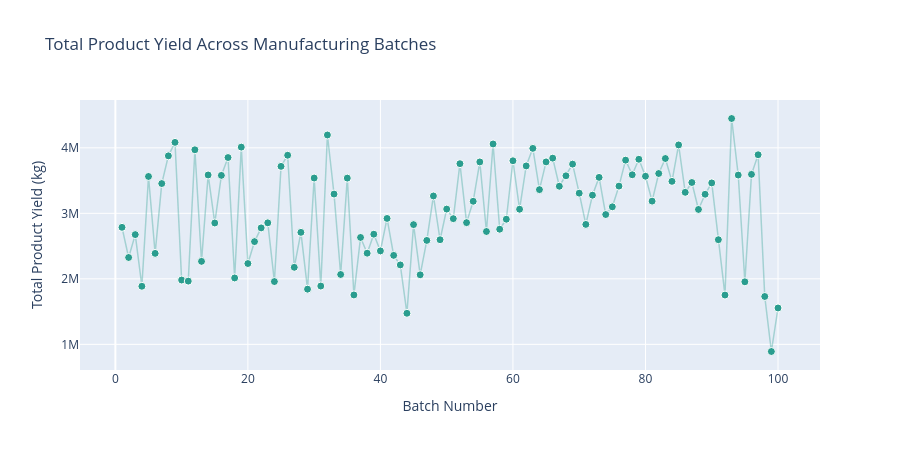

Source (notebook cell):
### Markdown cell above
---

## Section 4: Visualizing Product Yield Across Batches

In biomanufacturing, one major goal is **consistency**. Companies want batches to produce similar amounts of product. If some batches produce much less (or much more), scientists investigate why.

Run the cell below for an **interactive** line chart (using [Plotly](https://plotly.com/python/)). **Hover** over any point to see that batch's total yield, harvest amounts, and fault status—no separate dropdown needed.

### Code cell
yield_col = "Penicllin_yield_total (kg)"

plot_df = stats.copy()
plot_df["Batch Status"] = plot_df["Fault ref(0-NoFault 1-Fault)"].map(
    {0: "No Fault", 1: "Fault"}
)

fig = px.line(
    plot_df,
    x="Batch ref",
    y=yield_col,
    markers=True,
    hover_data={
        "Penicllin_harvested_during_batch(kg)": ":,.0f",
        "Penicllin_harvested_end_of_batch (kg)": ":,.0f",
        "Batch Status": True,
        "Fault ref(0-NoFault 1-Fault)": False,
        yield_col: ":,.0f",
    },
    labels={
        "Batch ref": "Batch Number",
        yield_col: "Total Product Yield (kg)",
    },
    title="Total Product Yield Across Manufacturing Batches",
)
# "closest" = highlight one point at a time (no vertical crosshair / dotted spike line)
fig.update_layout(
    hovermode="closest",
    height=450,
    hoverlabel=dict(bgcolor="white", font_size=12),
)
fig.update_xaxes(showspikes=False)
fig.update_yaxes(showspikes=False)
fig.update_traces(
    mode="lines+markers",
    line=dict(color="rgba(42, 157, 143, 0.35)", width=1.5),
    marker=dict(size=8, color="#2a9d8f", line=dict(width=1, color="white")),
    # Plotly enlarges/outlines the point under the cursor on hover (no extra property needed)
)

import plotly.io as pio
if "vscode" in pio.renderers:
    pio.renderers.default = "vscode"
fig.show()

### Figure 1 — Plotly figure (JSON) as saved in the notebook; plotly's stock layout.template omitted (floating-point values rounded to 4 significant figures; data arrays with more than 128 entries replaced by an {"elided": "..."} marker saying what was removed)
{"data": [{"customdata": {"elided": "100x4 mixed values"}, "hovertemplate": "Batch Number=%{x}<br>Total Product Yield (kg)=%{y:,.0f}<br>Penicllin_harvested_during_batch(kg)=%{customdata[0]:,.0f}<br>Penicllin_harvested_end_of_batch (kg)=%{customdata[1]:,.0f}<br>Batch Status=%{customdata[2]}<extra></extra>", "legendgroup": "", "line": {"color": "rgba(42, 157, 143, 0.35)", "dash": "solid", "width": 1.5}, "marker": {"color": "#2a9d8f", "line": {"color": "white", "width": 1}, "size": 8, "symbol": "circle"}, "mode": "lines+markers", "name": "", "orientation": "v", "showlegend": false, "type": "scatter", "x": [1, 2, 3, 4, 5, 6, 7, 8, 9, 10, 11, 12, 13, 14, 15, 16, 17, 18, 19, 20, 21, 22, 23, 24, 25, 26, 27, 28, 29, 30, 31, 32, 33, 34, 35, 36, 37, 38, 39, 40, 41, 42, 43, 44, 45, 46, 47, 48, 49, 50, 51, 52, 53, 54, 55, 56, 57, 58, 59, 60, 61, 62, 63, 64, 65, 66, 67, 68, 69, 70, 71, 72, 73, 74, 75, 76, 77, 78, 79, 80, 81, 82, 83, 84, 85, 86, 87, 88, 89, 90, 91, 92, 93, 94, 95, 96, 97, 98, 99, 100], "xaxis": "x", "y": [2786000.0, 2326000.0, 2675000.0, 1887000.0, 3563000.0, 2389000.0, 3455000.0, 3877000.0, 4083000.0, 1982000.0, 1965000.0, 3970000.0, 2267000.0, 3586000.0, 2853000.0, 3579000.0, 3852000.0, 2014000.0, 4011000.0, 2234000.0, 2568000.0, 2778000.0, 2855000.0, 1958000.0, 3717000.0, 3887000.0, 2176000.0, 2709000.0, 1842000.0, 3539000.0, 1890000.0, 4196000.0, 3294000.0, 2066000.0, 3538000.0, 1754000.0, 2632000.0, 2392000.0, 2682000.0, 2426000.0, 2922000.0, 2358000.0, 2212000.0, 1474000.0, 2828000.0, 2062000.0, 2586000.0, 3265000.0, 2597000.0, 3065000.0, 2918000.0, 3758000.0, 2858000.0, 3184000.0, 3784000.0, 2723000.0, 4059000.0, 2758000.0, 2910000.0, 3802000.0, 3063000.0, 3724000.0, 3992000.0, 3362000.0, 3785000.0, 3843000.0, 3413000.0, 3573000.0, 3751000.0, 3308000.0, 2831000.0, 3277000.0, 3549000.0, 2982000.0, 3100000.0, 3415000.0, 3812000.0, 3589000.0, 3826000.0, 3566000.0, 3186000.0, 3608000.0, 3837000.0, 3488000.0, 4044000.0, 3321000.0, 3471000.0, 3059000.0, 3291000.0, 3464000.0, 2597000.0, 1753000.0, 4448000.0, 3584000.0, 1954000.0, 3595000.0, 3894000.0, 1731000.0, 890800.0, 1555000.0], "yaxis": "y"}], "layout": {"height": 450, "hoverlabel": {"bgcolor": "white", "font": {"size": 12}}, "hovermode": "closest", "legend": {"tracegroupgap": 0}, "title": {"text": "Total Product Yield Across Manufacturing Batches"}, "xaxis": {"anchor": "y", "domain": [0, 1], "showspikes": false, "title": {"text": "Batch Number"}}, "yaxis": {"anchor": "x", "domain": [0, 1], "showspikes": false, "title": {"text": "Total Product Yield (kg)"}}}}
